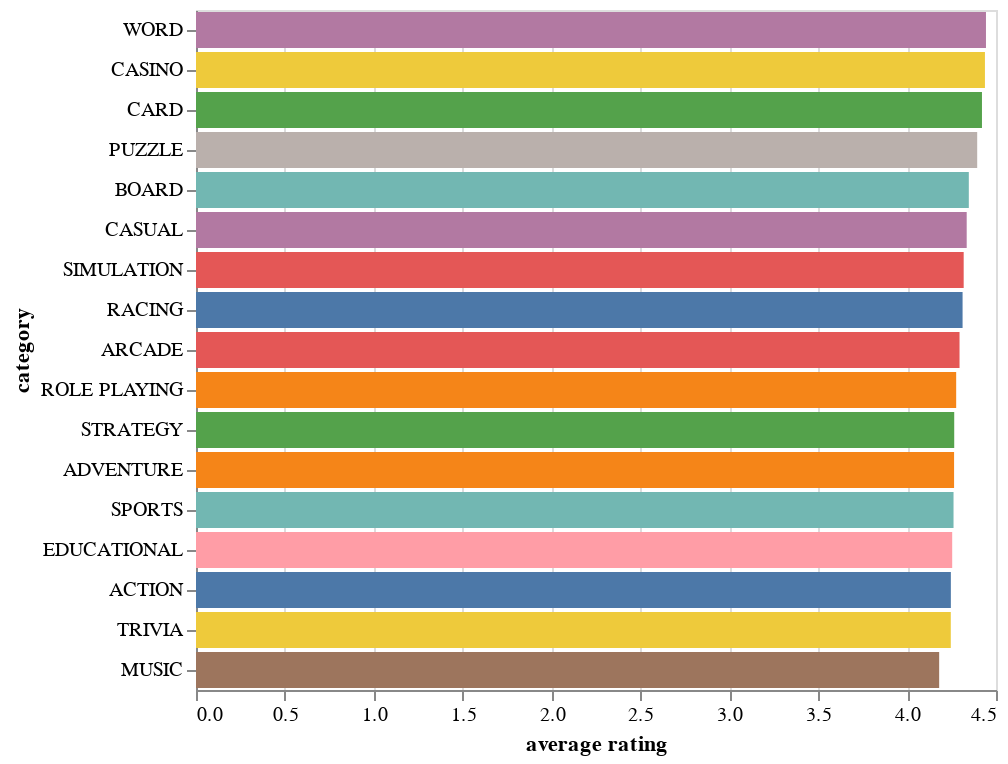

The cell this chart's notebook holds for it:
### Code cell
alt.Chart(g.reset_index()).mark_bar().encode(
    x="average rating:Q",
    y=alt.Y("category:N", sort="-x"),
    color=alt.Color("category:N", legend=None)
)

### Figure 1 — Vega-Lite specification as saved in the notebook (floating-point values rounded to 4 significant figures)
{"config": {"view": {"continuousWidth": 400, "continuousHeight": 300}}, "data": {"name": "data-dbec760d3ad5478da96a3c7b51e9a7a2"}, "mark": "bar", "encoding": {"color": {"type": "nominal", "field": "category", "legend": null}, "x": {"type": "quantitative", "field": "average rating"}, "y": {"type": "nominal", "field": "category", "sort": "-x"}}, "$schema": "https://vega.github.io/schema/vega-lite/v4.8.1.json", "datasets": {"data-dbec760d3ad5478da96a3c7b51e9a7a2": [{"category": "ACTION", "rank": 50.5, "total ratings": 4134000.0, "installs": 66500.0, "average rating": 4.246, "growth (30 days)": 1453.0, "growth (60 days)": 2.569, "price": 0.0099, "5 star ratings": 2975000.0, "4 star ratings": 359200.0, "3 star ratings": 198400.0, "2 star ratings": 109800.0, "1 star ratings": 491800.0, "paid": 0.01}, {"category": "ADVENTURE", "rank": 50.5, "total ratings": 919700.0, "installs": 18880.0, "average rating": 4.264, "growth (30 days)": 30.87, "growth (60 days)": 4.305, "price": 0.0499, "5 star ratings": 648400.0, "4 star ratings": 103500.0, "3 star ratings": 51670.0, "2 star ratings": 24650.0, "1 star ratings": 91510.0, "paid": 0.01}, {"category": "ARCADE", "rank": 50.5, "total ratings": 1852000.0, "installs": 69310.0, "average rating": 4.295, "growth (30 days)": 23.24, "growth (60 days)": 3.091, "price": 0.0948, "5 star ratings": 1337000.0, "4 star ratings": 194400.0, "3 star ratings": 104700.0, "2 star ratings": 49340.0, "1 star ratings": 165900.0, "paid": 0.02}, {"category": "BOARD", "rank": 50.5, "total ratings": 470900.0, "installs": 20380.0, "average rating": 4.347, "growth (30 days)": 157.3, "growth (60 days)": 4.501, "price": 0.0, "5 star ratings": 338600.0, "4 star ratings": 51620.0, "3 star ratings": 23180.0, "2 star ratings": 10890.0, "1 star ratings": 46580.0, "paid": 0.0}, {"category": "CARD", "rank": 50.74, "total ratings": 321800.0, "installs": 11480.0, "average rating": 4.421, "growth (30 days)": 2.029, "growth (60 days)": 2.864, "price": 0.02451, "5 star ratings": 229100.0, "4 star ratings": 45030.0, "3 star ratings": 16210.0, "2 star ratings": 6789.0, "1 star ratings": 24670.0, "paid": 0.008197}, {"category": "CASINO", "rank": 50.5, "total ratings": 371200.0, "installs": 7885.0, "average rating": 4.438, "growth (30 days)": 2.226, "growth (60 days)": 3.352, "price": 0.0, "5 star ratings": 274800.0, "4 star ratings": 41350.0, "3 star ratings": 18640.0, "2 star ratings": 7763.0, "1 star ratings": 28600.0, "paid": 0.0}, {"category": "CASUAL", "rank": 51.21, "total ratings": 2497000.0, "installs": 67130.0, "average rating": 4.335, "growth (30 days)": 19.77, "growth (60 days)": 2.099, "price": 0.0, "5 star ratings": 1812000.0, "4 star ratings": 287300.0, "3 star ratings": 134800.0, "2 star ratings": 59790.0, "1 star ratings": 202500.0, "paid": 0.0}, {"category": "EDUCATIONAL", "rank": 50.5, "total ratings": 142400.0, "installs": 15960.0, "average rating": 4.254, "growth (30 days)": 99.57, "growth (60 days)": 13.64, "price": 0.0, "5 star ratings": 101000.0, "4 star ratings": 13420.0, "3 star ratings": 7867.0, "2 star ratings": 4722.0, "1 star ratings": 15420.0, "paid": 0.0}, {"category": "MUSIC", "rank": 50.5, "total ratings": 224500.0, "installs": 12860.0, "average rating": 4.18, "growth (30 days)": 2.477, "growth (60 days)": 7.006, "price": 0.0199, "5 star ratings": 154800.0, "4 star ratings": 23010.0, "3 star ratings": 13780.0, "2 star ratings": 7317.0, "1 star ratings": 25610.0, "paid": 0.01}, {"category": "PUZZLE", "rank": 50.5, "total ratings": 983900.0, "installs": 36310.0, "average rating": 4.394, "growth (30 days)": 2.232, "growth (60 days)": 2.153, "price": 0.0, "5 star ratings": 708200.0, "4 star ratings": 128200.0, "3 star ratings": 58380.0, "2 star ratings": 23550.0, "1 star ratings": 65590.0, "paid": 0.0}, {"category": "RACING", "rank": 50.5, "total ratings": 1364000.0, "installs": 46400.0, "average rating": 4.312, "growth (30 days)": 58.09, "growth (60 days)": 1.961, "price": 0.0, "5 star ratings": 980700.0, "4 star ratings": 140200.0, "3 star ratings": 75150.0, "2 star ratings": 37100.0, "1 star ratings": 130400.0, "paid": 0.0}, {"category": "ROLE PLAYING", "rank": 50.5, "total ratings": 744700.0, "installs": 14490.0, "average rating": 4.276, "growth (30 days)": 1.186, "growth (60 days)": 2.841, "price": 0.0, "5 star ratings": 518700.0, "4 star ratings": 92060.0, "3 star ratings": 41830.0, "2 star ratings": 19370.0, "1 star ratings": 72670.0, "paid": 0.0}, {"category": "SIMULATION", "rank": 50.5, "total ratings": 1070000.0, "installs": 28710.0, "average rating": 4.318, "growth (30 days)": 6.954, "growth (60 days)": 3.41, "price": 0.0, "5 star ratings": 754500.0, "4 star ratings": 134300.0, "3 star ratings": 64510.0, "2 star ratings": 28810.0, "1 star ratings": 87880.0, "paid": 0.0}, {"category": "SPORTS", "rank": 50.5, "total ratings": 1257000.0, "installs": 34910.0, "average rating": 4.261, "growth (30 days)": 1.306, "growth (60 days)": 3.187, "price": 0.0, "5 star ratings": 876000.0, "4 star ratings": 154800.0, "3 star ratings": 74890.0, "2 star ratings": 32890.0, "1 star ratings": 118400.0, "paid": 0.0}, {"category": "STRATEGY", "rank": 50.5, "total ratings": 1835000.0, "installs": 23920.0, "average rating": 4.265, "growth (30 days)": 26.82, "growth (60 days)": 2.194, "price": 0.0, "5 star ratings": 1315000.0, "4 star ratings": 210800.0, "3 star ratings": 96770.0, "2 star ratings": 41670.0, "1 star ratings": 170100.0, "paid": 0.0}, {"category": "TRIVIA", "rank": 50.5, "total ratings": 298600.0, "installs": 7041.0, "average rating": 4.246, "growth (30 days)": 49.28, "growth (60 days)": 6.443, "price": 0.0199, "5 star ratings": 208300.0, "4 star ratings": 43340.0, "3 star ratings": 17710.0, "2 star ratings": 7240.0, "1 star ratings": 22050.0, "paid": 0.01}, {"category": "WORD", "rank": 49.15, "total ratings": 419600.0, "installs": 13070.0, "average rating": 4.444, "growth (30 days)": 1326.0, "growth (60 days)": 2.249, "price": 0.0, "5 star ratings": 301900.0, "4 star ratings": 62570.0, "3 star ratings": 24070.0, "2 star ratings": 8835.0, "1 star ratings": 22290.0, "paid": 0.0}]}}
